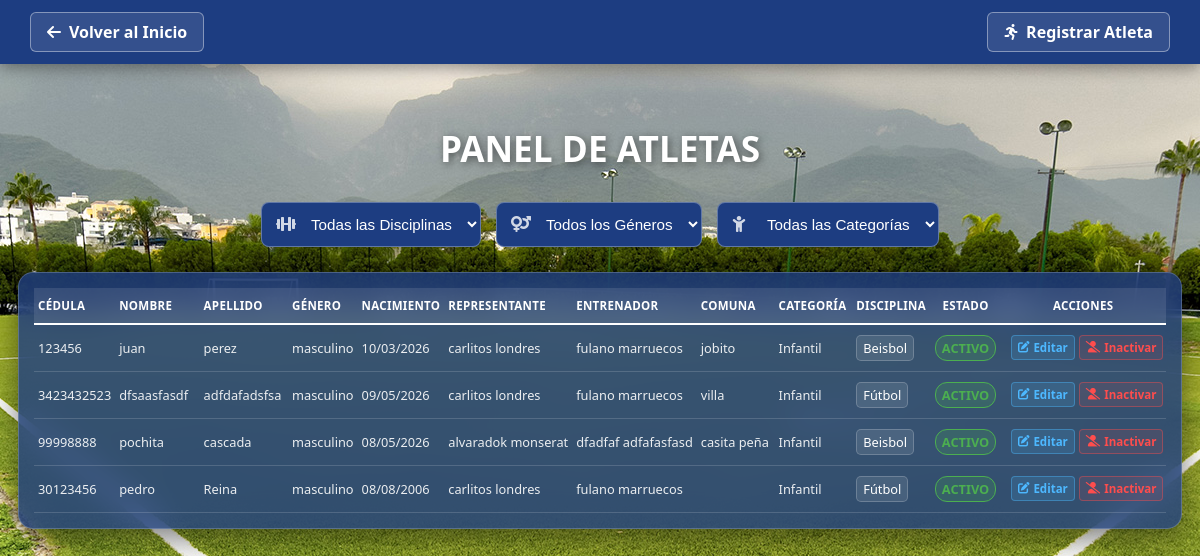
The app's page /vista/ver_atletas.php, older data.
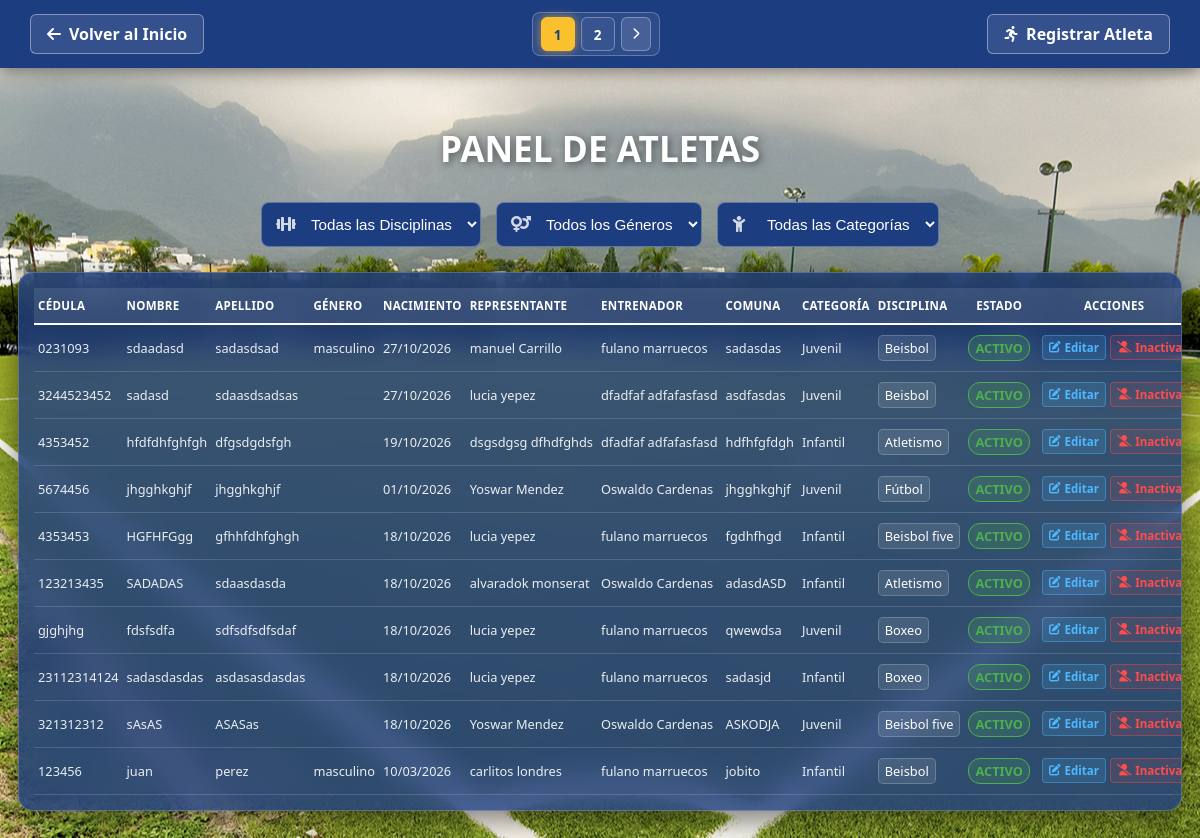
The same page, newer data.
### tables this page shows
CREATE TABLE `atletas` (
  `id` int(11) NOT NULL,
  `cedula` varchar(20) NOT NULL,
  `nombre` varchar(100) NOT NULL,
  `apellido` varchar(100) NOT NULL,
  `fecha_nacimiento` date DEFAULT NULL,
  `genero` enum('masculino','femenino') NOT NULL,
  `estado` enum('activo','inactivo','suspendido') NOT NULL,
  `categoria` enum('infantil','juvenil') NOT NULL,
  `comuna` varchar(100) NOT NULL,
  `representante_id` int(150) NOT NULL,
  `entrenador_id` int(11) NOT NULL,
  `disciplina_id` int(11) NOT NULL
);

CREATE TABLE `representantes` (
  `id` int(150) NOT NULL,
  `cedula` varchar(20) NOT NULL,
  `nombre` varchar(100) NOT NULL,
  `apellido` varchar(100) NOT NULL,
  `telefono` varchar(30) NOT NULL,
  `correo` varchar(100) NOT NULL,
  `direccion` text NOT NULL
);

CREATE TABLE `entrenadores` (
  `id` int(11) NOT NULL,
  `cedula` varchar(20) NOT NULL,
  `nombre` varchar(100) NOT NULL,
  `apellido` varchar(100) NOT NULL,
  `disciplina_id` int(11) DEFAULT NULL,
  `telefono` varchar(20) DEFAULT NULL,
  `correo` varchar(100) DEFAULT NULL,
  `estado` enum('activo','inactivo') NOT NULL
);

CREATE TABLE `disciplinas` (
  `id` int(11) NOT NULL,
  `nombre_disciplina` varchar(50) NOT NULL
);

### controlador/controlador_atletas.php (called while the page is built, shortened)
<?php
require_once '../controlador/conexion.php';
$limite = 10;
$pagina = isset($_GET['pagina']) ? (int)$_GET['pagina'] : 1;
$inicio = ($pagina - 1) * $limite;
$condiciones = [];
$params = [];
$tipos = "";
$where_sql = count($condiciones) > 0 ? "WHERE " . implode(" AND ", $condiciones) : "";
$sql_total = "SELECT COUNT(*) as total FROM atletas a $where_sql";
$stmt_total = $conexion->prepare($sql_total);
$stmt_total->execute();
$total_registros = $stmt_total->get_result()->fetch_assoc()['total'];
$total_paginas = ceil($total_registros / $limite);
$sql_atletas = "SELECT a.id, a.cedula, a.nombre, a.apellido, a.genero, a.fecha_nacimiento, a.comuna, a.categoria, a.estado,
                       r.nombre AS nombre_rep, r.apellido AS apellido_rep,
                       e.nombre AS nombre_ent, e.apellido AS apellido_ent,
                       d.nombre_disciplina AS disciplina
                FROM atletas a
                LEFT JOIN representantes r ON a.representante_id = r.id
                LEFT JOIN entrenadores e ON a.entrenador_id = e.id
                LEFT JOIN disciplinas d ON a.disciplina_id = d.id
                $where_sql
                ORDER BY a.id DESC
                LIMIT ? OFFSET ?";
$params_atletas = $params;
$params_atletas[] = $limite;
$params_atletas[] = $inicio;
$tipos_atletas = $tipos . "ii";
$stmt_atletas = $conexion->prepare($sql_atletas);
$stmt_atletas->bind_param($tipos_atletas, ...$params_atletas);
$stmt_atletas->execute();
$resultado = $stmt_atletas->get_result();
?>

### vista/ver_atletas.php (the view, shortened to what the changed rows need)
<?php
require_once '../controlador/controlador_atletas.php';
$filtros_query = "";
?>
<!DOCTYPE html>
<html lang="es">
<head>
    <link rel="stylesheet" href="../estilo/style8.css">
    <link rel="stylesheet" href="../estilo/style5.css">
    <link rel="stylesheet" href="https://cdnjs.cloudflare.com/ajax/libs/font-awesome/6.0.0/css/all.min.css">
</head>
<body>
    <header class="main-header">
        <div class="header-container">
            <?php if (isset($total_paginas) && $total_paginas > 1): ?>
                <div class="paginacion-header">
                    <?php
                        $max_visibles = 5;
                        $inicio_num = max(1, $pagina - floor($max_visibles / 2));
                        $fin_num = min($total_paginas, $inicio_num + $max_visibles - 1);
                        if (($fin_num - $inicio_num + 1) < $max_visibles) {
                            $inicio_num = max(1, $fin_num - $max_visibles + 1);
                        }
                        for ($i = $inicio_num; $i <= $fin_num; $i++):
                    ?>
                        <a href="ver_atletas.php?pagina=<?php echo $i . $filtros_query; ?>" class="num-box <?php echo ($i == $pagina) ? 'active' : ''; ?>">
                            <?php echo $i; ?>
                        </a>
                    <?php endfor; ?>
                    <?php if ($pagina < $total_paginas): ?>
                        <a href="ver_atletas.php?pagina=<?php echo $pagina + 1 . $filtros_query; ?>" class="num-box nav-arrow" title="Página Siguiente">
                            <i class="fas fa-chevron-right"></i>
                        </a>
                    <?php endif; ?>
                </div>
            <?php endif; ?>
        </div>
    </header>
    <main class="central-container">
        <h1 class="main-title">Panel de Atletas</h1>
        <div class="glass-table-container">
            <?php if ($resultado && $resultado->num_rows > 0): ?>
                <table class="user-table">
                    <thead>
                        <tr>
                            <th class="col-cedula">Cédula</th>
                            <th class="col-nombre">Nombre</th>
                            <th class="col-apellido">Apellido</th>
                            <th class="col-genero">Género</th>
                            <th class="col-nacimiento">Nacimiento</th>
                            <th class="col-representante">Representante</th>
                            <th class="col-entrenador">Entrenador</th>
                            <th class="col-comuna">Comuna</th>
                            <th class="col-categoria">Categoría</th>
                            <th class="col-disciplina">Disciplina</th>
                            <th class="col-estado" style="text-align: center;">Estado</th>
                            <th class="col-acciones" style="text-align: center;">Acciones</th>
                        </tr>
                    </thead>
                    <tbody>
                        <?php while($row = $resultado->fetch_assoc()): ?>
                            <tr>
                                <td><?php echo htmlspecialchars($row['cedula']); ?></td>
                                <td><?php echo htmlspecialchars($row['nombre']); ?></td>
                                <td><?php echo htmlspecialchars($row['apellido']); ?></td>
                                <td><?php echo htmlspecialchars($row['genero']); ?></td>
                                <td><?php echo date('d/m/Y', strtotime($row['fecha_nacimiento'])); ?></td>
                                <td><?php echo htmlspecialchars(($row['nombre_rep'] ?? '') . " " . ($row['apellido_rep'] ?? '')); ?></td>
                                <td><?php echo htmlspecialchars(($row['nombre_ent'] ?? '') . " " . ($row['apellido_ent'] ?? '')); ?></td>
                                <td><?php echo htmlspecialchars($row['comuna']); ?></td>
                                <td style="text-transform: capitalize; font-weight: 500; color: #FBC02D;"><?php echo htmlspecialchars($row['categoria']); ?></td>
                                <td><span class="badge-disciplina"><?php echo htmlspecialchars($row['disciplina'] ?? 'Sin asignar'); ?></span></td>
                                <td style="text-align: center;">
                                    <?php $clase = ($row['estado'] == 'activo') ? 'estado-activo' : 'estado-inactivo'; ?>
                                    <span class="badge-estado <?php echo $clase; ?>"><?php echo ucfirst($row['estado']); ?></span>
                                </td>
                                <td class="action-cell">
                                    <a href="editar_atleta.php?id=<?php echo $row['id']; ?>" class="btn-table edit" title="Editar Atleta">
                                        <i class="fas fa-edit"></i> Editar
                                    </a>
                                    <?php if ($row['estado'] == 'activo'): ?>
                                        <a href="../controlador/controlador_estado_atleta.php?id=<?php echo $row['id']; ?>&actual=activo" class="btn-inactivar" title="Inactivar">
                                            <i class="fas fa-user-slash"></i> Inactivar
                                        </a>
                                    <?php else: ?>
                                        <a href="../controlador/controlador_estado_atleta.php?id=<?php echo $row['id']; ?>&actual=inactivo" class="btn-activar" title="Activar">
                                            <i class="fas fa-user-check"></i> Activar
                                        </a>
                                    <?php endif; ?>
                                </td>
                            </tr>
                        <?php endwhile; ?>
                    </tbody>
                </table>
            <?php endif; ?>
        </div>
    </main>
</body>
</html>

Row changes from the older to the newer data that the page shows:
no longer on this page (row unchanged): atletas: cedula "3423432523", nombre "dfsaasfasdf", apellido "adfdafadsfsa", genero "masculino", fecha_nacimiento "09/05/2026", representante.apellido "carlitos londres", entrenador.apellido "fulano marruecos", comuna "villa", categoria "Infantil", disciplina.nombre_disciplina "Fútbol", estado "ACTIVO"
no longer on this page (row unchanged): atletas: cedula "99998888", nombre "pochita", apellido "cascada", genero "masculino", fecha_nacimiento "08/05/2026", representante.apellido "alvaradok monserat", entrenador.apellido "dfadfaf adfafasfasd", comuna "casita peña", categoria "Infantil", disciplina.nombre_disciplina "Beisbol", estado "ACTIVO"
no longer on this page (row unchanged): atletas: cedula "30123456", nombre "pedro", apellido "Reina", genero "masculino", fecha_nacimiento "08/08/2006", representante.apellido "carlitos londres", entrenador.apellido "fulano marruecos", categoria "Infantil", disciplina.nombre_disciplina "Fútbol", estado "ACTIVO"
added atletas: cedula "0231093", nombre "sdaadasd", apellido "sadasdsad", genero "masculino", fecha_nacimiento "27/10/2026", representante.apellido "manuel Carrillo", entrenador.apellido "fulano marruecos", comuna "sadasdas", categoria "Juvenil", disciplina.nombre_disciplina "Beisbol", estado "ACTIVO"
added atletas: cedula "3244523452", nombre "sadasd", apellido "sdaasdsadsas", fecha_nacimiento "27/10/2026", representante.apellido "lucia yepez", entrenador.apellido "dfadfaf adfafasfasd", comuna "asdfasdas", categoria "Juvenil", disciplina.nombre_disciplina "Beisbol", estado "ACTIVO"
added atletas: cedula "4353452", nombre "hfdfdhfghfgh", apellido "dfgsdgdsfgh", fecha_nacimiento "19/10/2026", representante.apellido "dsgsdgsg dfhdfghds", entrenador.apellido "dfadfaf adfafasfasd", comuna "hdfhfgfdgh", categoria "Infantil", disciplina.nombre_disciplina "Atletismo", estado "ACTIVO"
added atletas: cedula "5674456", nombre "jhgghkghjf", apellido "jhgghkghjf", fecha_nacimiento "01/10/2026", representante.apellido "Yoswar Mendez", entrenador.apellido "Oswaldo Cardenas", comuna "jhgghkghjf", categoria "Juvenil", disciplina.nombre_disciplina "Fútbol", estado "ACTIVO"
added atletas: cedula "4353453", nombre "HGFHFGgg", apellido "gfhhfdhfghgh", fecha_nacimiento "18/10/2026", representante.apellido "lucia yepez", entrenador.apellido "fulano marruecos", comuna "fgdhfhgd", categoria "Infantil", disciplina.nombre_disciplina "Beisbol five", estado "ACTIVO"
added atletas: cedula "123213435", nombre "SADADAS", apellido "sdaasdasda", fecha_nacimiento "18/10/2026", representante.apellido "alvaradok monserat", entrenador.apellido "Oswaldo Cardenas", comuna "adasdASD", categoria "Infantil", disciplina.nombre_disciplina "Atletismo", estado "ACTIVO"
added atletas: cedula "gjghjhg", nombre "fdsfsdfa", apellido "sdfsdfsdfsdaf", fecha_nacimiento "18/10/2026", representante.apellido "lucia yepez", entrenador.apellido "fulano marruecos", comuna "qwewdsa", categoria "Juvenil", disciplina.nombre_disciplina "Boxeo", estado "ACTIVO"
added atletas: cedula "23112314124", nombre "sadasdasdas", apellido "asdasasdasdas", fecha_nacimiento "18/10/2026", representante.apellido "lucia yepez", entrenador.apellido "fulano marruecos", comuna "sadasjd", categoria "Infantil", disciplina.nombre_disciplina "Boxeo", estado "ACTIVO"
added atletas: cedula "321312312", nombre "sAsAS", apellido "ASASas", fecha_nacimiento "18/10/2026", representante.apellido "Yoswar Mendez", entrenador.apellido "Oswaldo Cardenas", comuna "ASKODJA", categoria "Juvenil", disciplina.nombre_disciplina "Beisbol five", estado "ACTIVO"
Text that changed along with them:
new list line: "1"
new list line: "2"
